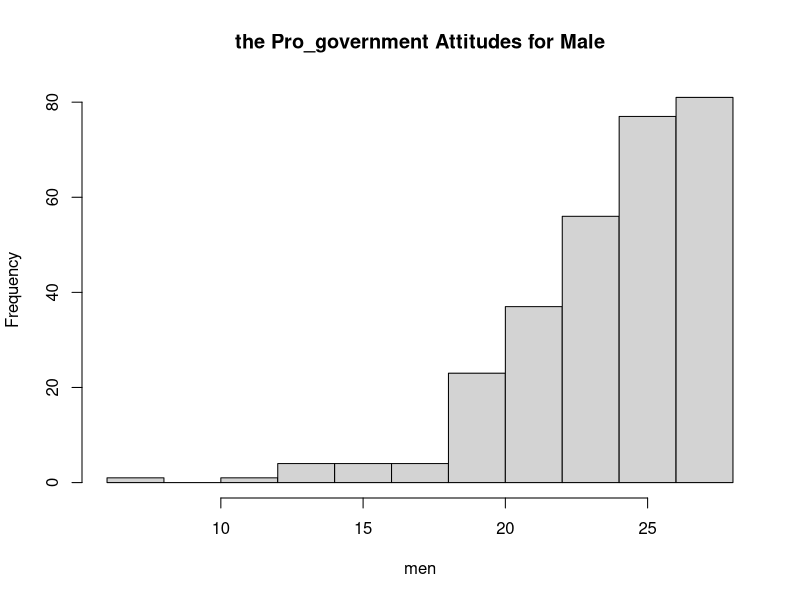
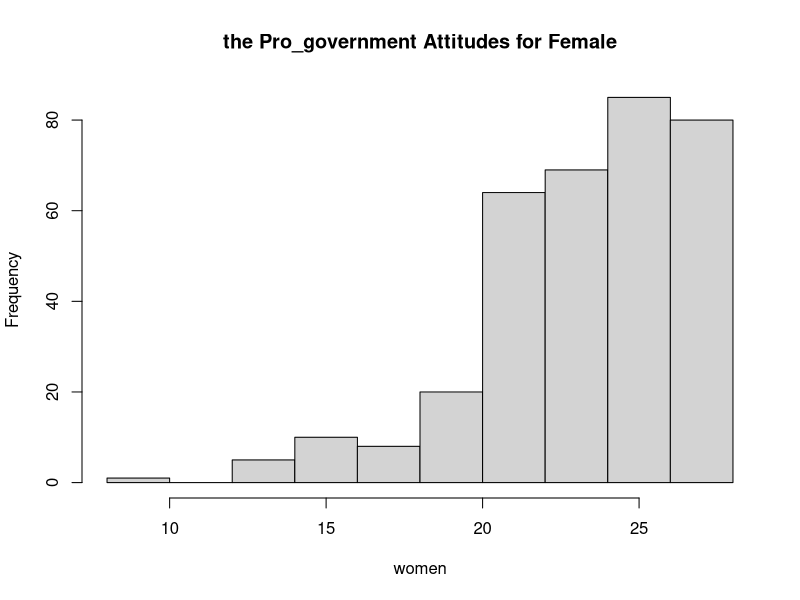
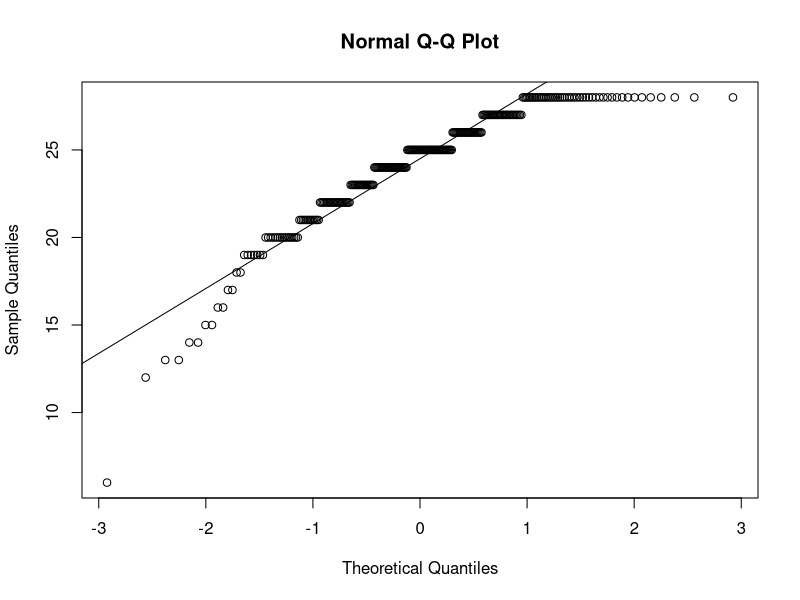
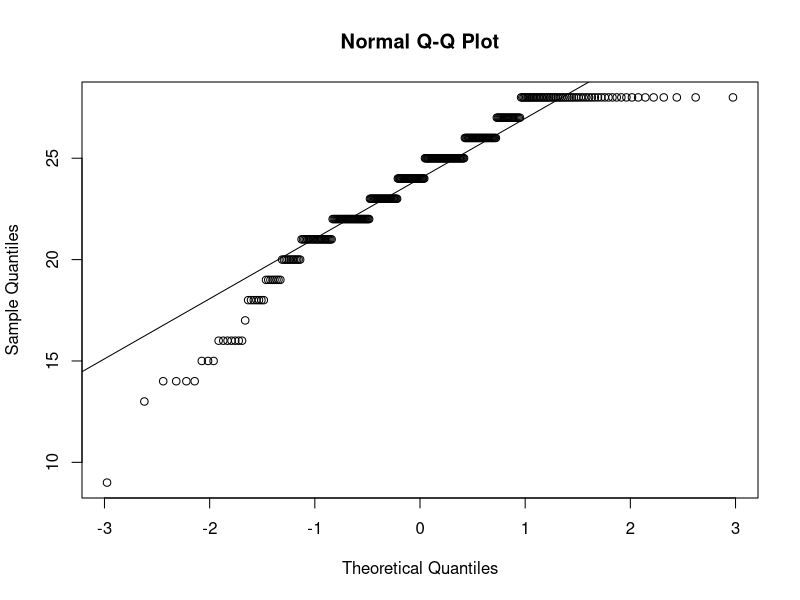

Source code (R) for these figures, in order:
# BST611 R Lab
# Independent t-Test
# Research Question: Is there a gender difference in pro-government attitudes?
# 
# Procedure:
#   1. Univariate Analyses: Descriptive Statistics and Cleaning the Data
# 2. Check the Assumptions
# 3. Run the Statistical Test
# 4. State a Conclusion
# Univariate Analyses: Descriptive Statistics and Cleaning the Data
# .	Descriptive Analyses:  Get a histogram of the Pro_government_Attitudes for Male
#############################################################################################

#directoryTofiles<-"\\\\Mac\\Home\\BST6111B\\" # change this will be different for each student

Government=read.csv("GovernmentAttitudes.csv",sep=",")


men = Government$Pro_government_Attitudes[Government$RESPONDENTS_SEX==1]
men.summary=summary(men)
men.summary
##    Min. 1st Qu.  Median    Mean 3rd Qu.    Max.    NA's 
##     6.0    22.0    25.0    24.2    27.0    28.0     267

hitsgram=hist(men , main="the Pro_government Attitudes for Male")


# Get a histogram of the Pro_government_Attitudes for Female
women = Government$Pro_government_Attitudes[Government$RESPONDENTS_SEX==2]
women.summary=summary(women)
women.summary
##    Min. 1st Qu.  Median    Mean 3rd Qu.    Max.    NA's 
##    9.00   22.00   24.00   23.84   26.00   28.00     303
hitsgram=hist(women , main="the Pro_government Attitudes for Female")

# .	Clean the Data:  Review Outputs.  Both distributions are not normal.  There are more females (N=645; 53.75%) than males (N=555; 46.25%).  Males range from 6 to 28 and females range from 9 to 28.
# .	Check Assumptions:  Normal Distribution
#Plot the PP plot to check normality for men
qqnorm(men)
qqline(men)

#Use the Kolmogorov-Smirnov test to test for normality for men
mean(men,na.rm=TRUE)
## [1] 24.20139
sd(men,na.rm=TRUE)
## [1] 3.37046
ks.test(x=men,"pnorm",mean=24.20139,sd=3.37046)
## Warning in ks.test(x = men, "pnorm", mean = 24.20139, sd = 3.37046): ties
## should not be present for the Kolmogorov-Smirnov test
## 
##  One-sample Kolmogorov-Smirnov test
## 
## data:  men
## D = 0.14284, p-value = 1.573e-05
## alternative hypothesis: two-sided
#Plot the PP plot to check normality for women
qqnorm(women)
qqline(women)

#Use the Kolmogorov-Smirnov test to test for normality for women
mean(women,na.rm=TRUE)
## [1] 23.83918
sd(women,na.rm=TRUE)
## [1] 3.361048

ks.test(x=women,"pnorm",mean=23.83918,sd=3.361048)

## Warning in ks.test(x = women, "pnorm", mean = 23.83918, sd = 3.361048):
## ties should not be present for the Kolmogorov-Smirnov test
## 
##  One-sample Kolmogorov-Smirnov test
## 
## data:  women
## D = 0.11755, p-value = 0.0001571
## alternative hypothesis: two-sided
#.	Check Assumptions:  Homogeneity of Variance
##Use Bartlett's test to test whether two groups have equal variances. Use the "bartlett.test" function

bartlett.test(x=Government$Pro_government_Attitudes, g=Government$RESPONDENTS_SEX)

## 
##  Bartlett test of homogeneity of variances
## 
## data:  Government$Pro_government_Attitudes and Government$RESPONDENTS_SEX
## Bartlett's K-squared = 0.0024337, df = 1, p-value = 0.9607
#.	Run Statistical Test:  Independent t-Test
#Use the t.test function to do two-sample t-tests.
 
t.test(x=men,y=women,mu=0,alternative="two.sided",var.equal=TRUE)

## 
##  Two Sample t-test
## 
## data:  men and women
## t = 1.3458, df = 628, p-value = 0.1789
## alternative hypothesis: true difference in means is not equal to 0
## 95 percent confidence interval:
##  -0.1663319  0.8907471
## sample estimates:
## mean of x mean of y 
##  24.20139  23.83918



#.	State a Conclusion
#Based on the results of an independent samples t-test, we fail to reject the null hypothesis
#and conclude that the mean for females is not statistically different from the mean for
#males, therefore attitudes do not differ by gender [t(df=628)=1.35, p=0.1789].
#We interpret these results with caution, considering the large percentage of missing observations.
